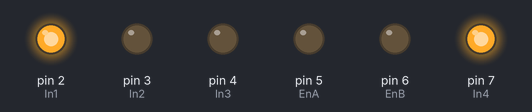
This sketch was run on a simulated Arduino Uno, built with avr-gcc and run on an emulated ATmega328P. Parts: output pins drawn as LEDs (lit = HIGH). Dashed ring = blinking.

Above: at 1.0 s.
At 2.5 s:
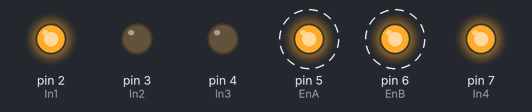
Timing chart, 0 to 4.6 s (numbered marks = the images above):
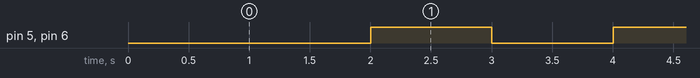

The sketch:

prg1.ino
```cpp
#define In1 2
#define In2 3
#define In3 4
#define In4 7
#define EnA 5 // Moteur droit
#define EnB 6 // Moteur gauche

unsigned long int t0;     // Variable de temps afin de rempalcer le delay de manière non blocant.

void setup() {
    pinMode(In1, OUTPUT); // Tous les transistors de notre pont en H
    pinMode(In2, OUTPUT); // sont des transistors de sorties.
    pinMode(In3, OUTPUT); // Ont les définit donc comme tel dans notre programme;
    pinMode(In4, OUTPUT);
    pinMode(EnA, OUTPUT); // EnA et EnB sont nos pins générant notre PWM
    pinMode(EnB, OUTPUT); // afin de faire varier la vitesse des moteurs.

    digitalWrite(In2, LOW);
    digitalWrite(In1, HIGH); // Ont met les transistors 1 et 4 comme étant passant
    digitalWrite(In3, LOW);  // ce qui a pour effet de sélectionner le sens de rotation
    digitalWrite(In4, HIGH); // des deux moteurs en marche avant.
}

void loop() {
    static int counter = 0;                 // Compteur du nombre de boucles effectués.
    if (millis() - t0 > 1000) {             // Toutes les secondes, on rentre dans la boucle
      t0 = millis();                        // afin de mettre en marche ou non les moteurs.
        if (counter == 1 || counter == 3) { // Lors de la deuxième entrée dans la 1ère boucle
            analogWrite(EnA, 255);          // et de la 4ème, on met en marche les moteurs
            analogWrite(EnB, 255);
        } else {                            // Sinon, on met les rapports cycliques à 0 (Arrêt des moteurs)
            analogWrite(EnA, 0);
            analogWrite(EnB, 0);
        }
        counter++;                          // On incrémente notre compteur.

    }
}
```

Measured:
- by itself, pin 5 (EnA), pin 6 (EnB): alternates HIGH for 1.0 s and LOW for 1.0 s, 4 changes in all, then stays LOW
